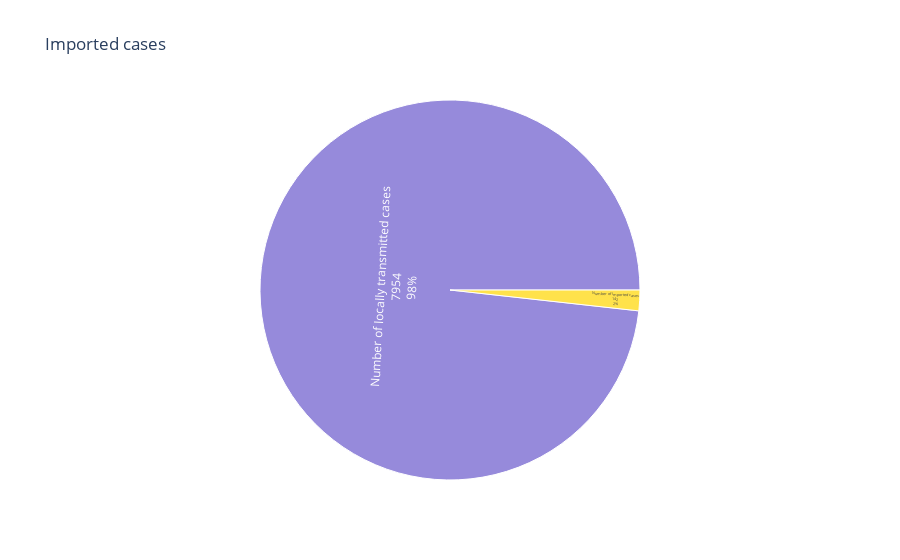

Notebook source saved alongside this figure:
### Code cell
plot_pie('Number of Imported cases', 'Number of locally transmitted cases', 'Imported cases', ['slateblue', 'gold'])

### Figure 1 — Plotly figure (JSON) as saved in the notebook; plotly's stock layout.template omitted (floating-point values rounded to 4 significant figures)
{"data": [{"branchvalues": "total", "domain": {"x": [0, 1], "y": [0, 1]}, "hovertemplate": "labels=%{label}<br>Value=%{value}<br>parent=%{parent}<br>id=%{id}<extra></extra>", "ids": ["Number of Imported cases", "Number of locally transmitted cases"], "labels": ["Number of Imported cases", "Number of locally transmitted cases"], "name": "", "parents": ["", ""], "textinfo": "label+text+value+percent root", "type": "sunburst", "values": [142, 7954]}], "layout": {"legend": {"tracegroupgap": 0}, "sunburstcolorway": ["slateblue", "gold"], "title": {"text": "Imported cases"}}}
